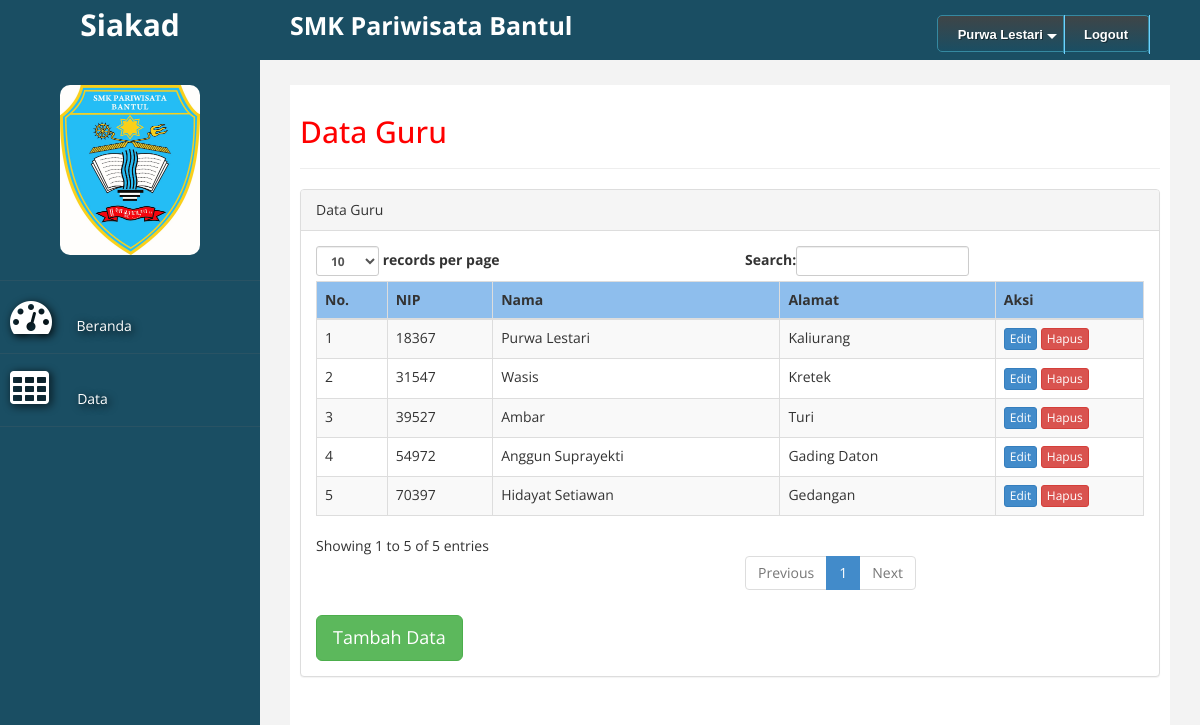
Screenshot of /index.php?act=data_guru (signed in) with the database file from the repository.
### tables this page shows
CREATE TABLE `guru` (
  `nip` int(5) NOT NULL,
  `nama` varchar(25) NOT NULL,
  `alamat` varchar(50) NOT NULL
);

### data_guru.php (the view, shortened to what this page needs)
<?php
include "koneksi.php";
$no = 1;
$sql="select * from guru";
$hasil=mysqli_query($kon, $sql) ;
?>
<h2>Data Guru</h2>
<hr>
<div class="panel panel-default">
    <div class="panel-heading">
         Data Guru
    </div>
    <div class="panel-body">
        <div class="table-responsive">
            <table class="table table-striped table-bordered table-hover" id="dataTables-example">
                <thead>
                    <tr  bgcolor="#8EBEED">
                        <th>No.</th>
                        <th>NIP</th>
                        <th>Nama</th>
                        <th>Alamat</th>
                        <th width="150px">Aksi</th>
                    </tr>
                </thead>
                <tbody>
                    <?php
                    while($data = mysqli_fetch_assoc($hasil)){
                ?>
                    <tr class="odd gradeX">
                        <td><?php echo $no++; ?></td>
                        <td><?php echo $data['nip']; ?></td>
                        <td><?php echo $data['nama']; ?></td>
                        <td><?php echo $data['alamat']; ?></td>
                        <td>
                            <a href="?act=edit_guru&nip=<?php echo$data['nip'];?>" class="btn btn-primary btn-xs">Edit</a>
                            <a href="hapus_guru.php?nip=<?php echo$data['nip'];?>"
                               onClick="return confirm('Apakah anda yakin untuk menghapus data ini?');" class="btn btn-danger btn-xs">Hapus</a>
                        </td>
                    </tr>
                <?php
                    }
                ?>
                </tbody>
            </table>
			<a href="?act=tambah_guru" class="btn btn-success btn-lg">Tambah Data</a>
        </div>
    </div>
</div>

### menu_atas.php (shortened to what this page needs)
<div id='cssmenu'>
<ul>
  <?php
    if($_SESSION['level'] == '1'){
    include 'koneksi.php';
  $sql = mysqli_query($kon,"select nama from guru where nip = $_SESSION[username]");
  $sql2 = mysqli_fetch_assoc($sql);
?>
   <li class='has-sub '><a href='#'><span><?php echo $sql2['nama']; ?></span></a>
 <?php } ?>
   </li>
   <li><a href='logout.php'><span>Logout</span></a></li>
</ul>
</div>

### custom.css (style rules this page uses)
body { font-family: 'Open Sans', sans-serif; }
h2 { color: #f00; }

### menu_atas.php (style rules this page uses)
#cssmenu { height:37px; display:block; padding:0; margin:0; border:1px solid; border-radius:5px; }
#cssmenu > ul { list-style:inside none; padding:0; margin:0; }
#cssmenu > ul > li { list-style:inside none; padding:0; margin:0; float:left; display:block; position:relative; }
#cssmenu > ul > li > a { outline:none; display:block; position:relative; padding:12px 20px; font:bold 13px/100% Arial, Helvetica, sans-serif; text-align:center; text-decoration:none; text-shadow:1px 1px 0 rgba(0,0,0, 0.4); }
#cssmenu > ul > li:first-child > a { border-radius:5px 0 0 5px; }
#cssmenu > ul > li > a:after { content:''; position:absolute; border-right:1px solid; top:-1px; bottom:-1px; right:-2px; z-index:99; }
#cssmenu > ul > li.has-sub > a:before { content:''; position:absolute; top:18px; right:6px; border:5px solid transparent; border-top:5px solid #fff; }
#cssmenu, #cssmenu > ul > li > ul > li a:hover { background:#3f4547; background:-moz-linear-gradient(top, #3f4547 0%, #1a4e63 100%); background:-webkit-gradient(linear, left top, left bottom, color-stop(0%,#3f4547), color-stop(100%,#1a4e63)); background:-webkit-linear-gradient(top, #3f4547 0%,#1a4e63 100%); background:-o-linear-gradient(top, #3f4547 0%,#1a4e63 100%); background:-ms-linear-gradient(top, #3f4547 0%,#1a4e63 100%); background:linear-gradient(top, #3f4547 0%,#1a4e63 100%); filter:progid:DXImageTransform.Microsoft.gradient(startColorstr='#3f4547', endColorstr='#1a4e63',GradientType=0); }
#cssmenu { border-color:#3589a1; }
#cssmenu > ul > li > a { border-right:1px solid #3589a1; color:#fff; }
#cssmenu > ul > li > a:after { border-color:#6ed1ff; }

### rows the page displays
guru: nama "Purwa Lestari", nip "18367", alamat "Kaliurang"
guru: nip "31547", nama "Wasis", alamat "Kretek"
guru: nip "39527", nama "Ambar", alamat "Turi"
guru: nip "54972", nama "Anggun Suprayekti", alamat "Gading Daton"
guru: nip "70397", nama "Hidayat Setiawan", alamat "Gedangan"
